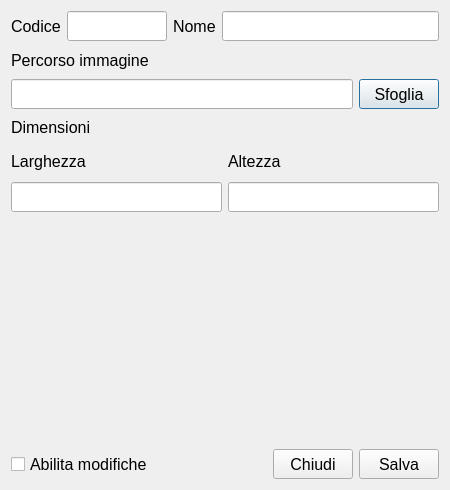
<?xml version="1.0" encoding="UTF-8"?>
<ui version="4.0">
 <class>CrossClass</class>
 <widget class="QDialog" name="CrossClass">
  <property name="geometry">
   <rect>
    <x>0</x>
    <y>0</y>
    <width>450</width>
    <height>490</height>
   </rect>
  </property>
  <property name="minimumSize">
   <size>
    <width>450</width>
    <height>490</height>
   </size>
  </property>
  <property name="maximumSize">
   <size>
    <width>450</width>
    <height>490</height>
   </size>
  </property>
  <property name="font">
   <font>
    <pointsize>12</pointsize>
   </font>
  </property>
  <property name="windowTitle">
   <string>Dialog</string>
  </property>
  <layout class="QGridLayout" name="gridLayout">
   <item row="0" column="0">
    <layout class="QVBoxLayout" name="Container">
     <item>
      <layout class="QHBoxLayout" name="CodeNameContainer" stretch="0,0,0,0">
       <item>
        <widget class="QLabel" name="lblCode">
         <property name="minimumSize">
          <size>
           <width>0</width>
           <height>30</height>
          </size>
         </property>
         <property name="maximumSize">
          <size>
           <width>16777215</width>
           <height>30</height>
          </size>
         </property>
         <property name="text">
          <string>Codice</string>
         </property>
        </widget>
       </item>
       <item>
        <widget class="QLineEdit" name="leCode">
         <property name="minimumSize">
          <size>
           <width>100</width>
           <height>30</height>
          </size>
         </property>
         <property name="maximumSize">
          <size>
           <width>100</width>
           <height>30</height>
          </size>
         </property>
        </widget>
       </item>
       <item>
        <widget class="QLabel" name="lblName">
         <property name="minimumSize">
          <size>
           <width>0</width>
           <height>30</height>
          </size>
         </property>
         <property name="maximumSize">
          <size>
           <width>16777215</width>
           <height>30</height>
          </size>
         </property>
         <property name="text">
          <string>Nome</string>
         </property>
        </widget>
       </item>
       <item>
        <widget class="QLineEdit" name="leName">
         <property name="minimumSize">
          <size>
           <width>0</width>
           <height>30</height>
          </size>
         </property>
         <property name="maximumSize">
          <size>
           <width>16777215</width>
           <height>30</height>
          </size>
         </property>
        </widget>
       </item>
      </layout>
     </item>
     <item>
      <widget class="QLabel" name="lblImgPath">
       <property name="text">
        <string>Percorso immagine</string>
       </property>
      </widget>
     </item>
     <item>
      <layout class="QHBoxLayout" name="ImgPathContainer">
       <item>
        <widget class="QLineEdit" name="leImgPath">
         <property name="minimumSize">
          <size>
           <width>0</width>
           <height>30</height>
          </size>
         </property>
         <property name="maximumSize">
          <size>
           <width>16777215</width>
           <height>30</height>
          </size>
         </property>
        </widget>
       </item>
       <item>
        <widget class="QPushButton" name="btnImgPath">
         <property name="minimumSize">
          <size>
           <width>0</width>
           <height>30</height>
          </size>
         </property>
         <property name="maximumSize">
          <size>
           <width>16777215</width>
           <height>30</height>
          </size>
         </property>
         <property name="text">
          <string>Sfoglia</string>
         </property>
        </widget>
       </item>
      </layout>
     </item>
     <item>
      <widget class="QLabel" name="lblDimensions">
       <property name="text">
        <string>Dimensioni</string>
       </property>
      </widget>
     </item>
     <item>
      <layout class="QHBoxLayout" name="DimCOntainer">
       <item>
        <layout class="QVBoxLayout" name="WidthContainer">
         <item>
          <widget class="QLabel" name="lblWidth">
           <property name="minimumSize">
            <size>
             <width>0</width>
             <height>30</height>
            </size>
           </property>
           <property name="maximumSize">
            <size>
             <width>16777215</width>
             <height>30</height>
            </size>
           </property>
           <property name="text">
            <string>Larghezza</string>
           </property>
          </widget>
         </item>
         <item>
          <widget class="QLineEdit" name="leWidth">
           <property name="minimumSize">
            <size>
             <width>0</width>
             <height>30</height>
            </size>
           </property>
           <property name="maximumSize">
            <size>
             <width>16777215</width>
             <height>30</height>
            </size>
           </property>
          </widget>
         </item>
        </layout>
       </item>
       <item>
        <layout class="QVBoxLayout" name="HeightContainer">
         <item>
          <widget class="QLabel" name="lblHeight">
           <property name="minimumSize">
            <size>
             <width>0</width>
             <height>30</height>
            </size>
           </property>
           <property name="maximumSize">
            <size>
             <width>16777215</width>
             <height>30</height>
            </size>
           </property>
           <property name="text">
            <string>Altezza</string>
           </property>
          </widget>
         </item>
         <item>
          <widget class="QLineEdit" name="leHeight">
           <property name="minimumSize">
            <size>
             <width>0</width>
             <height>30</height>
            </size>
           </property>
           <property name="maximumSize">
            <size>
             <width>16777215</width>
             <height>30</height>
            </size>
           </property>
          </widget>
         </item>
        </layout>
       </item>
      </layout>
     </item>
     <item>
      <widget class="QLabel" name="lblImgPreview">
       <property name="minimumSize">
        <size>
         <width>430</width>
         <height>225</height>
        </size>
       </property>
       <property name="maximumSize">
        <size>
         <width>430</width>
         <height>225</height>
        </size>
       </property>
       <property name="text">
        <string/>
       </property>
      </widget>
     </item>
     <item>
      <layout class="QHBoxLayout" name="BtnCOntainer">
       <item>
        <widget class="QCheckBox" name="chbAllowEdit">
         <property name="minimumSize">
          <size>
           <width>0</width>
           <height>30</height>
          </size>
         </property>
         <property name="maximumSize">
          <size>
           <width>16777215</width>
           <height>30</height>
          </size>
         </property>
         <property name="text">
          <string>Abilita modifiche</string>
         </property>
        </widget>
       </item>
       <item>
        <spacer name="horizontalSpacer">
         <property name="orientation">
          <enum>Qt::Orientation::Horizontal</enum>
         </property>
         <property name="sizeHint" stdset="0">
          <size>
           <width>40</width>
           <height>20</height>
          </size>
         </property>
        </spacer>
       </item>
       <item>
        <widget class="QPushButton" name="btnClose">
         <property name="minimumSize">
          <size>
           <width>0</width>
           <height>30</height>
          </size>
         </property>
         <property name="maximumSize">
          <size>
           <width>16777215</width>
           <height>30</height>
          </size>
         </property>
         <property name="text">
          <string>Chiudi</string>
         </property>
        </widget>
       </item>
       <item>
        <widget class="QPushButton" name="btnSave">
         <property name="minimumSize">
          <size>
           <width>0</width>
           <height>30</height>
          </size>
         </property>
         <property name="maximumSize">
          <size>
           <width>16777215</width>
           <height>30</height>
          </size>
         </property>
         <property name="text">
          <string>Salva</string>
         </property>
        </widget>
       </item>
      </layout>
     </item>
    </layout>
   </item>
  </layout>
 </widget>
 <resources/>
 <connections/>
</ui>
